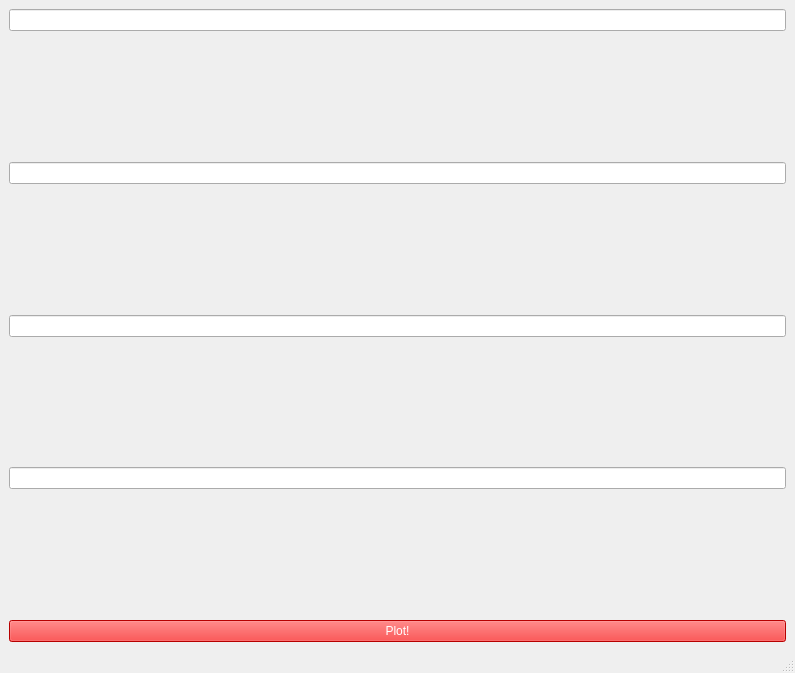
<?xml version="1.0" encoding="UTF-8"?>
<ui version="4.0">
 <class>PlotWindow</class>
 <widget class="QMainWindow" name="PlotWindow">
  <property name="geometry">
   <rect>
    <x>0</x>
    <y>0</y>
    <width>795</width>
    <height>673</height>
   </rect>
  </property>
  <property name="sizePolicy">
   <sizepolicy hsizetype="Expanding" vsizetype="Expanding">
    <horstretch>0</horstretch>
    <verstretch>0</verstretch>
   </sizepolicy>
  </property>
  <property name="windowTitle">
   <string>Plots</string>
  </property>
  <widget class="QWidget" name="centralwidget">
   <property name="sizePolicy">
    <sizepolicy hsizetype="Expanding" vsizetype="Expanding">
     <horstretch>0</horstretch>
     <verstretch>0</verstretch>
    </sizepolicy>
   </property>
   <property name="focusPolicy">
    <enum>Qt::ClickFocus</enum>
   </property>
   <layout class="QGridLayout" name="gridLayout_2">
    <item row="0" column="0">
     <layout class="QGridLayout" name="gridLayout">
      <item row="0" column="0">
       <layout class="QVBoxLayout" name="verticalLayout_5">
        <item>
         <layout class="QVBoxLayout" name="verticalLayout">
          <item>
           <widget class="QLineEdit" name="lnBUpumpCoords"/>
          </item>
          <item>
           <widget class="QCustomPlot" name="pltBUpumpRun" native="true">
            <property name="sizePolicy">
             <sizepolicy hsizetype="Expanding" vsizetype="Expanding">
              <horstretch>0</horstretch>
              <verstretch>0</verstretch>
             </sizepolicy>
            </property>
           </widget>
          </item>
         </layout>
        </item>
        <item>
         <layout class="QVBoxLayout" name="verticalLayout_2">
          <item>
           <widget class="QLineEdit" name="lnACpumpCoords"/>
          </item>
          <item>
           <widget class="QCustomPlot" name="pltACpumpRun" native="true">
            <property name="sizePolicy">
             <sizepolicy hsizetype="Expanding" vsizetype="Expanding">
              <horstretch>0</horstretch>
              <verstretch>0</verstretch>
             </sizepolicy>
            </property>
           </widget>
          </item>
         </layout>
        </item>
        <item>
         <layout class="QVBoxLayout" name="verticalLayout_3">
          <item>
           <widget class="QLineEdit" name="lnHeaderPrCoords"/>
          </item>
          <item>
           <widget class="QCustomPlot" name="pltHeaderPressureHi" native="true">
            <property name="sizePolicy">
             <sizepolicy hsizetype="Expanding" vsizetype="Expanding">
              <horstretch>0</horstretch>
              <verstretch>0</verstretch>
             </sizepolicy>
            </property>
           </widget>
          </item>
         </layout>
        </item>
        <item>
         <layout class="QVBoxLayout" name="verticalLayout_4">
          <item>
           <widget class="QLineEdit" name="lnFireCoords"/>
          </item>
          <item>
           <widget class="QCustomPlot" name="pltFireDetected" native="true">
            <property name="sizePolicy">
             <sizepolicy hsizetype="Expanding" vsizetype="Expanding">
              <horstretch>0</horstretch>
              <verstretch>0</verstretch>
             </sizepolicy>
            </property>
           </widget>
          </item>
         </layout>
        </item>
       </layout>
      </item>
      <item row="1" column="0">
       <widget class="QPushButton" name="pltBtn">
        <property name="styleSheet">
         <string notr="true">background-color: rgb(255, 0, 0);
color: rgb(255, 255, 255);</string>
        </property>
        <property name="text">
         <string>Plot!</string>
        </property>
       </widget>
      </item>
     </layout>
    </item>
   </layout>
  </widget>
  <widget class="QMenuBar" name="menubar">
   <property name="geometry">
    <rect>
     <x>0</x>
     <y>0</y>
     <width>795</width>
     <height>22</height>
    </rect>
   </property>
  </widget>
  <widget class="QStatusBar" name="statusbar"/>
 </widget>
 <customwidgets>
  <customwidget>
   <class>QCustomPlot</class>
   <extends>QWidget</extends>
   <header>qcustomplot.h</header>
   <container>1</container>
  </customwidget>
 </customwidgets>
 <resources/>
 <connections/>
</ui>
